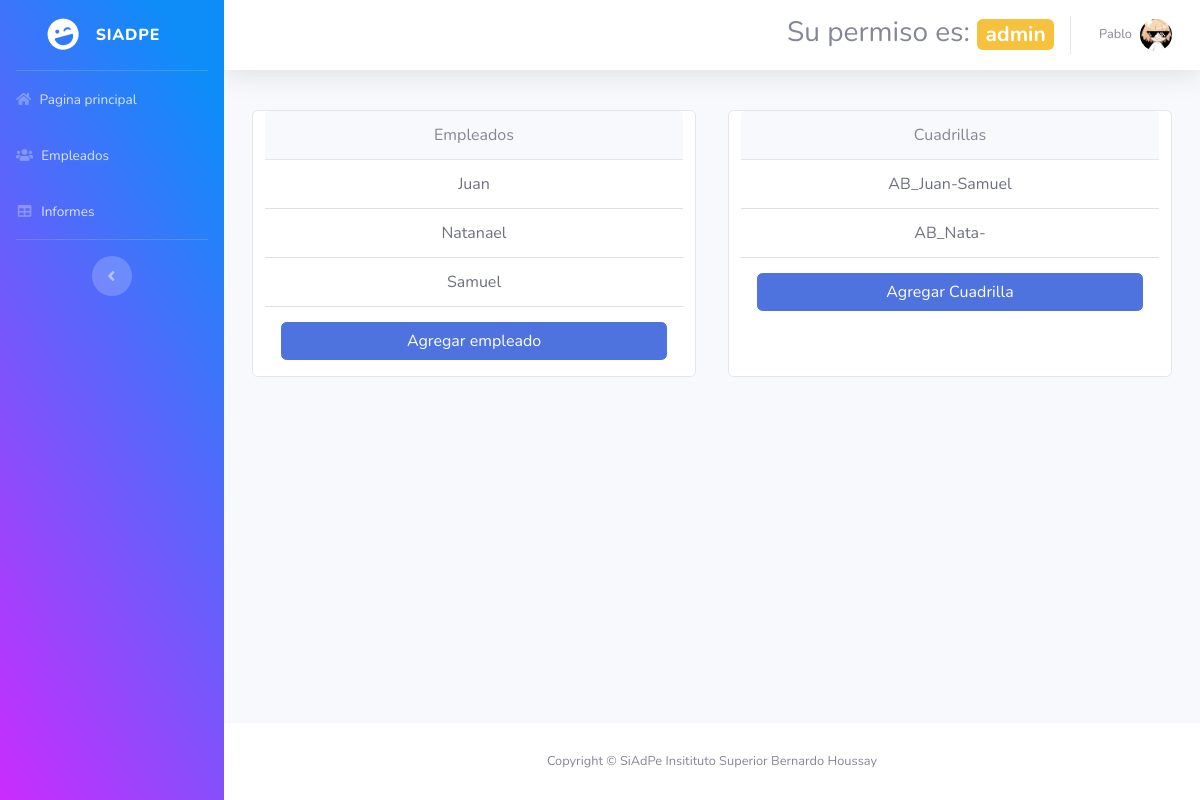
The app's page /dashboardAdmin/empleados.php (signed in) with its own data.
### tables this page shows
CREATE TABLE IF NOT EXISTS `usuarios` (
  `id` int(11) NOT NULL AUTO_INCREMENT,
  `usuario` varchar(300) NOT NULL,
  `password` varchar(300) NOT NULL,
  `idRol` int(11) NOT NULL,
  `nombre` varchar(300) NOT NULL,
  `habilitado` tinyint(4) NOT NULL,
  PRIMARY KEY (`id`),
  KEY `idRol` (`idRol`)
);

CREATE TABLE IF NOT EXISTS `cuadrillas` (
  `id` int(11) NOT NULL AUTO_INCREMENT,
  `nombre` varchar(100) NOT NULL,
  `id_area` int(11) NOT NULL,
  PRIMARY KEY (`id`),
  KEY `id_area` (`id_area`)
);

### dashboardAdmin/empleados.php (the view, shortened to what this page needs)
<?php require_once "vistas/parte_superior.php"?>
<?php
$objeto = new Conexion();
$conexion = $objeto->Conectar();
$consulta = "SELECT Usuarios.nombre FROM Empleados INNER JOIN Usuarios ON Empleados.id_usuario = Usuarios.id ORDER BY nombre ASC";
$resultado = $conexion->prepare($consulta);
$resultado->execute();
$dataEmpleados=$resultado->fetchAll(PDO::FETCH_ASSOC);
$consulta = "SELECT nombre FROM `cuadrillas`";
$resultado = $conexion->prepare($consulta);
$resultado->execute();
$dataCuadrillas=$resultado->fetchAll(PDO::FETCH_ASSOC);
?>
<div class="container text-center">
  <div class="row row-cols-2">
    <div class="card col m-3">
      <div class="card-header">
        Empleados
      </div>
      <ul class="list-group list-group-flush">
        <?php
        foreach($dataEmpleados as $dat) {
          ?>
          <li class="list-group-item list-group-item-action"><?php echo $dat['nombre'] ?></li>
        <?php
        }
        ?>
      </ul>
      <button id="btnNuevoEmpleado" type="button" class="btn btn-primary m-3" data-toggle="modal">Agregar empleado</button>
    </div>
    <div class="card col m-3">
      <div class="card-header">
        Cuadrillas
      </div>
      <ul class="list-group list-group-flush">
      <?php
        foreach($dataCuadrillas as $dat) {
          ?>
          <li class="list-group-item list-group-item-action"><?php echo $dat['nombre'] ?></li>
        <?php
        }
        ?>
      </ul>
      <button id="btnNuevaCuadrilla" type="button" class="btn btn-primary row m-3">Agregar Cuadrilla</button>
    </div>
  </div>
</div>
<?php require_once "vistas/parte_inferior.php"?>

### records on screen
usuarios: nombre "Juan"
usuarios: nombre "Natanael"
usuarios: nombre "Samuel"
cuadrillas: nombre "AB_Juan-Samuel"
cuadrillas: nombre "AB_Nata-"

### other values on screen
$_SESSION["s_rol_descripcion"] "admin"
$_SESSION["s_nombre"] "Pablo"
